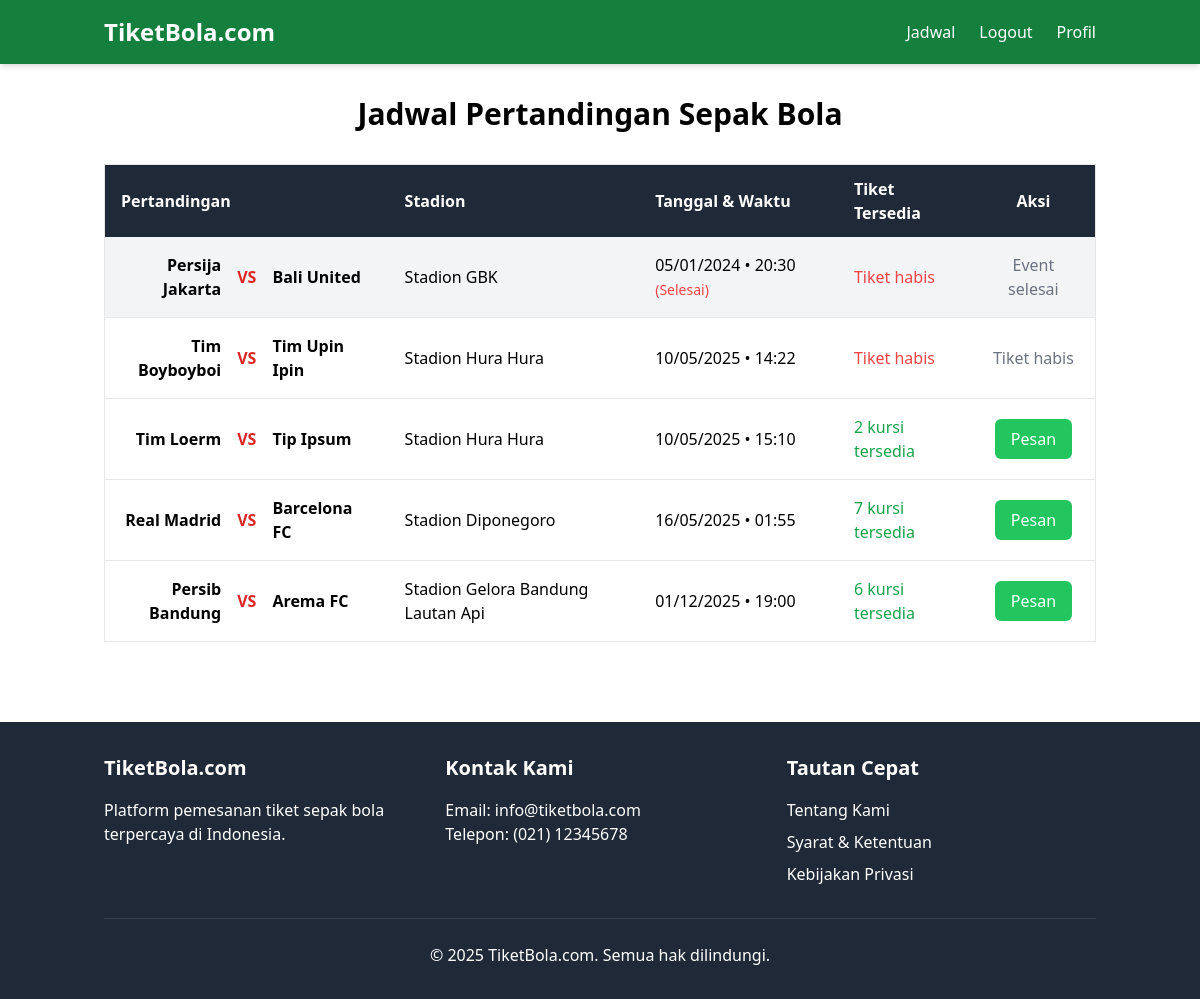
Page /index.php (signed in) on the earlier database version.
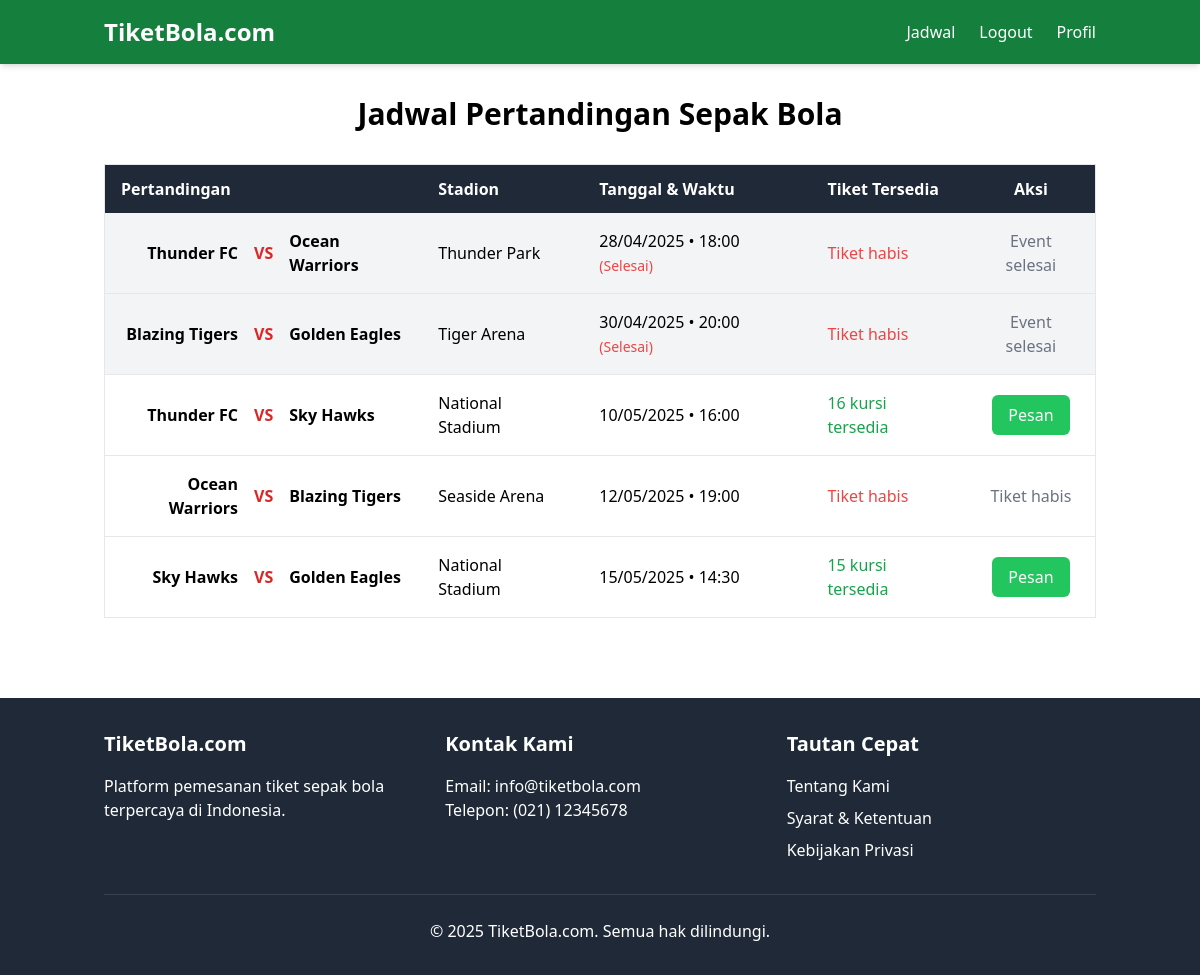
Same page on the later database version.
### tables this page shows
CREATE TABLE `matches` (
  `id` int NOT NULL AUTO_INCREMENT,
  `team_home` varchar(100) NOT NULL,
  `team_away` varchar(100) NOT NULL,
  `match_date` datetime NOT NULL,
  `stadium` varchar(100) NOT NULL,
  `description` text,
  `created_at` timestamp NULL DEFAULT CURRENT_TIMESTAMP,
  `is_completed` tinyint(1) DEFAULT '0',
  PRIMARY KEY (`id`)
);

CREATE TABLE `tickets` (
  `id` int NOT NULL AUTO_INCREMENT,
  `match_id` int NOT NULL,
  `ticket_type` varchar(50) NOT NULL,
  `price` decimal(10,2) NOT NULL,
  `quantity_available` int DEFAULT '0',
  `description` text,
  PRIMARY KEY (`id`),
  KEY `match_id` (`match_id`),
  CONSTRAINT `tickets_ibfk_1` FOREIGN KEY (`match_id`) REFERENCES `matches` (`id`) ON DELETE CASCADE
);

### index.php (the view, shortened to what the changed rows need)
<?php
require_once __DIR__ . '/config/database.php';
try {
    $query = "
        SELECT
            m.id,
            m.team_home,
            m.team_away,
            m.match_date,
            m.stadium,
            t.id as ticket_id,
            t.ticket_type,
            t.price,
            t.description,
            COUNT(s.id) as available_seats
        FROM matches m
        LEFT JOIN tickets t ON m.id = t.match_id
        LEFT JOIN seats s ON t.id = s.ticket_id AND s.status = 'available'
        GROUP BY m.id, t.id
        ORDER BY m.match_date ASC
    ";
    $stmt = $pdo->query($query);
    $matches = $stmt->fetchAll(PDO::FETCH_ASSOC);
    $grouped_matches = [];
    foreach ($matches as $match) {
        $match_id = $match['id'];
        if (!isset($grouped_matches[$match_id])) {
            $grouped_matches[$match_id] = [
                'id' => $match['id'],
                'team_home' => $match['team_home'],
                'team_away' => $match['team_away'],
                'match_date' => $match['match_date'],
                'stadium' => $match['stadium'],
                'tickets' => []
            ];
        }
        if ($match['ticket_id']) {
            $grouped_matches[$match_id]['tickets'][] = [
                'id' => $match['ticket_id'],
                'type' => $match['ticket_type'],
                'price' => $match['price'],
                'description' => $match['description'],
                'available' => $match['available_seats']
            ];
        }
    }
} catch (PDOException $e) {
    die("Error mengambil data: " . $e->getMessage());
}
require_once 'includes/header.php';
?>
<div class="container mx-auto px-4 py-8">
    <h1 class="text-3xl font-bold text-center mb-8">Jadwal Pertandingan Sepak Bola</h1>
    <div class="overflow-x-auto">
        <table class="min-w-full bg-white border border-gray-200">
            <thead class="bg-gray-800 text-white">
                <tr>
                    <th class="py-3 px-4 text-left">Pertandingan</th>
                    <th class="py-3 px-4 text-left">Stadion</th>
                    <th class="py-3 px-4 text-left">Tanggal & Waktu</th>
                    <th class="py-3 px-4 text-left">Tiket Tersedia</th>
                    <th class="py-3 px-4 text-center">Aksi</th>
                </tr>
            </thead>
            <tbody class="divide-y divide-gray-200">
                <?php foreach ($grouped_matches as $match): ?>
                    <?php
                    try {
                        $match_date = new DateTime($match['match_date']);
                        $date_formatted = $match_date->format('d/m/Y');
                        $time_formatted = $match_date->format('H:i');
                        $datetime_display = $date_formatted . ' • ' . $time_formatted;
                        $is_past = ($match_date < new DateTime());
                    } catch (Exception $e) {
                        $datetime_display = 'Tanggal tidak valid';
                        $is_past = false;
                    }
                    ?>
                    <tr class="hover:bg-gray-50 <?= $is_past ? 'bg-gray-100' : '' ?>">
                        <td class="py-4 px-4">
                            <div class="flex items-center justify-between">
                                <div class="text-right flex-1 font-semibold">
                                    <?= htmlspecialchars($match['team_home']) ?>
                                </div>
                                <div class="mx-4 font-bold text-red-600">VS</div>
                                <div class="text-left flex-1 font-semibold">
                                    <?= htmlspecialchars($match['team_away']) ?>
                                </div>
                            </div>
                        </td>
                        <td class="py-4 px-4">
                            <?= htmlspecialchars($match['stadium']) ?>
                        </td>
                        <td class="py-4 px-4">
                            <?= $datetime_display ?>
                            <?= $is_past ? '<span class="text-red-500 text-sm">(Selesai)</span>' : '' ?>
                        </td>
                        <td class="py-4 px-4">
                            <?php if (!empty($match['tickets'])): ?>
                                <ul class="space-y-1">
                                    <?php foreach ($match['tickets'] as $ticket): ?>
                                        <li class="flex justify-between">
                                            <span class="font-medium <?= $ticket['available'] > 0 ? 'text-green-600' : 'text-red-600' ?>">
                                                <?= $ticket['available'] ?> kursi tersedia
                                            </span>
                                        </li>
                                    <?php endforeach; ?>
                                </ul>
                            <?php else: ?>
                                <span class="text-red-500">Tiket habis</span>
                            <?php endif; ?>
                        </td>
                        <td class="py-4 px-4 text-center">
                            <?php if (!$is_past && !empty($match['tickets']) && array_sum(array_column($match['tickets'], 'available'))): ?>
                                <a href="booking.php?match_id=<?= $match['id'] ?>"
                                    class="inline-block bg-green-500 hover:bg-green-600 text-white py-2 px-4 rounded-md transition duration-300">
                                    Pesan
                                </a>
                            <?php else: ?>
                                <span class="text-gray-500">
                                    <?= $is_past ? 'Event selesai' : 'Tiket habis' ?>
                                </span>
                            <?php endif; ?>
                        </td>
                    </tr>
                <?php endforeach; ?>
            </tbody>
        </table>
    </div>
</div>
<?php require_once 'includes/footer.php'; ?>

Differences in the rows shown:
no longer on this page (row edited): matches: team_home "Persija Jakarta", team_away "Bali United", stadium "Stadion GBK", match_date "05/01/2024 • 20:30", shows "(Selesai)", shows "Tiket habis", shows "Event selesai"
removed matches: team_home "Tim Boyboyboi", team_away "Tim Upin Ipin", stadium "Stadion Hura Hura", match_date "10/05/2025 • 14:22", shows "Tiket habis"
removed tickets: match.team_home "Tim Loerm", match.team_away "Tip Ipsum", match.stadium "Stadion Hura Hura", match.match_date "10/05/2025 • 15:10", available "2"
removed tickets: match.team_home "Real Madrid", match.team_away "Barcelona FC", match.stadium "Stadion Diponegoro", match.match_date "16/05/2025 • 01:55", available "7"
removed tickets: match.team_home "Persib Bandung", match.team_away "Arema FC", match.stadium "Stadion Gelora Bandung Lautan Api", match.match_date "01/12/2025 • 19:00", available "6"
added matches: team_home "Thunder FC", team_away "Ocean Warriors", stadium "Thunder Park", match_date "28/04/2025 • 18:00", shows "(Selesai)", shows "Tiket habis", shows "Event selesai"
added matches: team_home "Blazing Tigers", team_away "Golden Eagles", stadium "Tiger Arena", match_date "30/04/2025 • 20:00", shows "(Selesai)", shows "Tiket habis", shows "Event selesai"
added tickets: match.team_home "Thunder FC", match.team_away "Sky Hawks", match.stadium "National Stadium", match.match_date "10/05/2025 • 16:00", available "16"
now on this page (row edited): matches: team_home "Ocean Warriors", team_away "Blazing Tigers", stadium "Seaside Arena", match_date "12/05/2025 • 19:00", shows "Tiket habis"
added tickets: match.team_home "Sky Hawks", match.team_away "Golden Eagles", match.stadium "National Stadium", match.match_date "15/05/2025 • 14:30", available "15"
